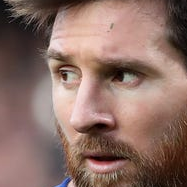
#> input picture DataScienceProjects/faceRecogn/model/dataset/cropped/lionel_messi/lionel_messi10.png, 187 x 187 px
$ python -i crop.py   (imports and definitions only)
#> lines starting #> are read from the running program, lines starting #| are printed output that depends on the picture
import datetime
import shutil
import os
import numpy as np
import cv2
import matplotlib
from matplotlib import pyplot as plt

# [1 line not run here, left out]
face_cascade = cv2.CascadeClassifier(
    './opencv/haarcascades/haarcascade_frontalface_default.xml')
eye_cascade = cv2.CascadeClassifier(
    './opencv/haarcascades/haarcascade_eye.xml')


def get_cropped_2_eyes(filename):
    img = cv2.imread(filename)
#> img is the input picture: shape (187, 187, 3); mean B, G, R 101.8, 110.7, 139.3

    gr = cv2.cvtColor(img, cv2.COLOR_RGB2GRAY)
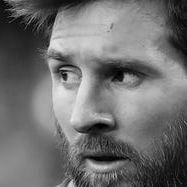
#> gr: shape (187, 187); min 0, max 233, mean 111.3

    faces = face_cascade.detectMultiScale(gr, 1.3, 5)
#> faces = [[16, 16, 151, 151]]

    for (x, y, w, h) in faces:
        rol_gary = gr[y:y+h, x:x+w]
        rol_color = img[y:y+h, x:x+w]
        eyes = eye_cascade.detectMultiScale(rol_gary)
        if (len(eyes) >= 2):
            return rol_color
#> this loop made 1 pass
#> (x, y, w, h, eyes) on pass 1: (16, 16, 151, 151, [[24, 34, 45, 45], [76, 33, 51, 51], [98, 38, 40, 40]])
#> pass 1, in get_cropped_2_eyes, `rol_gary = gr[y:y+h, x:x+w]`:
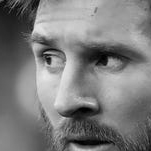
#> rol_gary: shape (151, 151); min 1, max 233, mean 124.6
#> pass 1, in get_cropped_2_eyes, `rol_color = img[y:y+h, x:x+w]`:
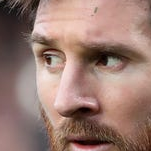
#> rol_color: shape (151, 151, 3); mean B, G, R 114.6, 123.9, 154.1
        # [8 lines of commented-out code are left out]
now = datetime.datetime.now()
# [1 line not run here, left out]
path_to_data = './dataset/'
path_to_cr_data = './dataset/cropped/'

img_dirs = []
# [10 lines not run here, left out]

cropped_img_dir = []
celeb_file_names = {}
count = 1
# [27 lines not run here, left out]

>>> result = get_cropped_2_eyes('dataset/cropped/lionel_messi/lionel_messi10.png')

$ run again, on DataScienceProjects/faceRecogn/model/dataset/cropped/maria_sharapova/maria_sharapova10.png
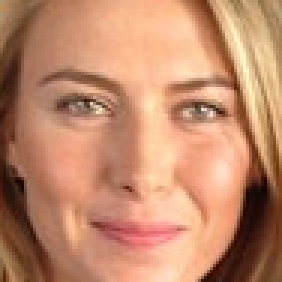
#> input picture DataScienceProjects/faceRecogn/model/dataset/cropped/maria_sharapova/maria_sharapova10.png, 94 x 94 px (shown 3 times larger)
#> in get_cropped_2_eyes, img is the input picture: shape (94, 94, 3); mean B, G, R 107.3, 137.4, 192.9
#> in get_cropped_2_eyes, `gr = cv2.cvtColor(img, cv2.COLOR_RGB2GRAY)`:
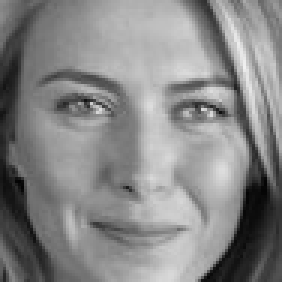
#> gr: shape (94, 94) (shown 3 times larger); min 3, max 240, mean 134.7
#> faces = [[10, 6, 76, 76]]
#> the loop in get_cropped_2_eyes, `for (x, y, w, h) in faces:` made 1 pass
#> (x, y, w, h, eyes) on pass 1: (10, 6, 76, 76, [[5, 18, 24, 24], [43, 19, 24, 24]])
#> pass 1, in get_cropped_2_eyes, `rol_color = img[y:y+h, x:x+w]`:
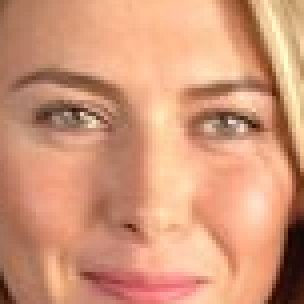
#> rol_color: shape (76, 76, 3) (shown 4 times larger); mean B, G, R 120.8, 151.4, 210.8

$ run again, on DataScienceProjects/faceRecogn/model/dataset/cropped/maria_sharapova/maria_sharapova12.png
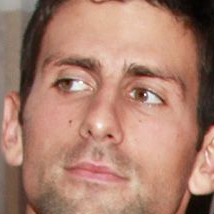
#> input picture DataScienceProjects/faceRecogn/model/dataset/cropped/maria_sharapova/maria_sharapova12.png, 214 x 214 px
#> in get_cropped_2_eyes, img is the input picture: shape (214, 214, 3); mean B, G, R 110.6, 127.7, 170.9
#> in get_cropped_2_eyes, `gr = cv2.cvtColor(img, cv2.COLOR_RGB2GRAY)`:
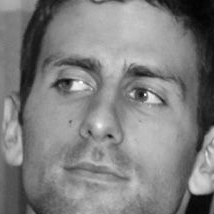
#> gr: shape (214, 214); min 2, max 251, mean 127.6
#> faces = [[13, 10, 185, 185]]
#> the loop in get_cropped_2_eyes, `for (x, y, w, h) in faces:` made 1 pass
#> (x, y, w, h, eyes) on pass 1: (13, 10, 185, 185, [[103, 58, 54, 54], [29, 41, 57, 57]])
#> pass 1, in get_cropped_2_eyes, `rol_color = img[y:y+h, x:x+w]`:
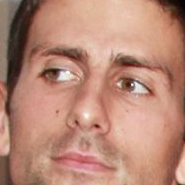
#> rol_color: shape (185, 185, 3); mean B, G, R 118, 136.2, 183.9

$ run again, on DataScienceProjects/faceRecogn/model/dataset/cropped/roger_federer/roger_federer11.png
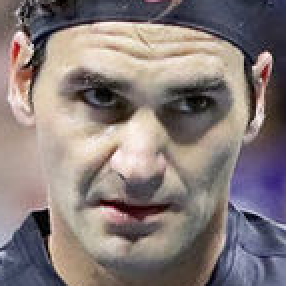
#> input picture DataScienceProjects/faceRecogn/model/dataset/cropped/roger_federer/roger_federer11.png, 143 x 143 px (shown 2 times larger)
#> in get_cropped_2_eyes, img is the input picture: shape (143, 143, 3); mean B, G, R 122, 123.6, 135
#> in get_cropped_2_eyes, `gr = cv2.cvtColor(img, cv2.COLOR_RGB2GRAY)`:
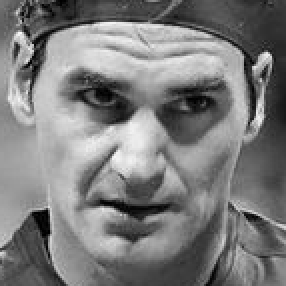
#> gr: shape (143, 143) (shown 2 times larger); min 0, max 251, mean 124.4
#> faces = [[11, 13, 116, 116]]
#> the loop in get_cropped_2_eyes, `for (x, y, w, h) in faces:` made 1 pass
#> (x, y, w, h, eyes) on pass 1: (11, 13, 116, 116, [[76, 28, 23, 23], [19, 23, 23, 23]])
#> pass 1, in get_cropped_2_eyes, `rol_color = img[y:y+h, x:x+w]`:
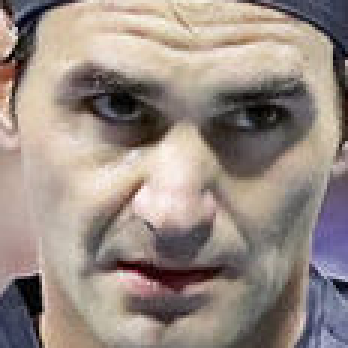
#> rol_color: shape (116, 116, 3) (shown 3 times larger); mean B, G, R 132.1, 139.8, 152.9
